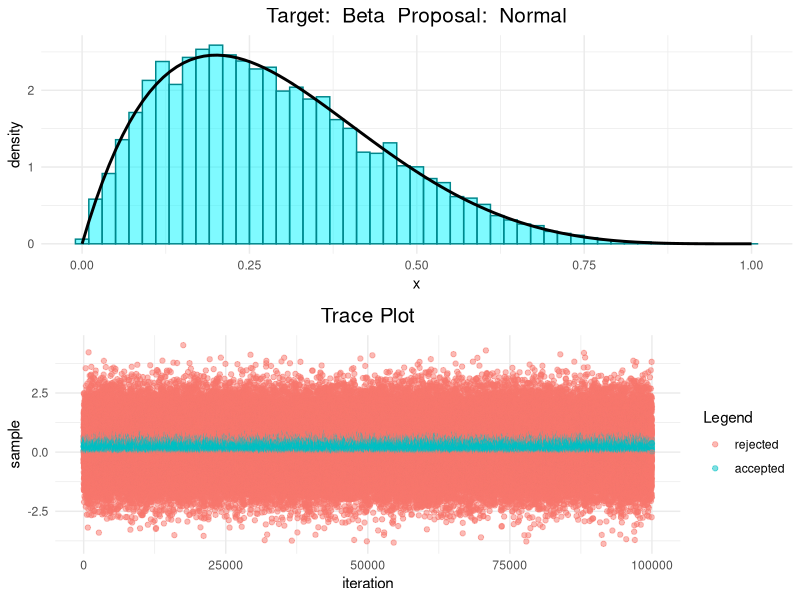
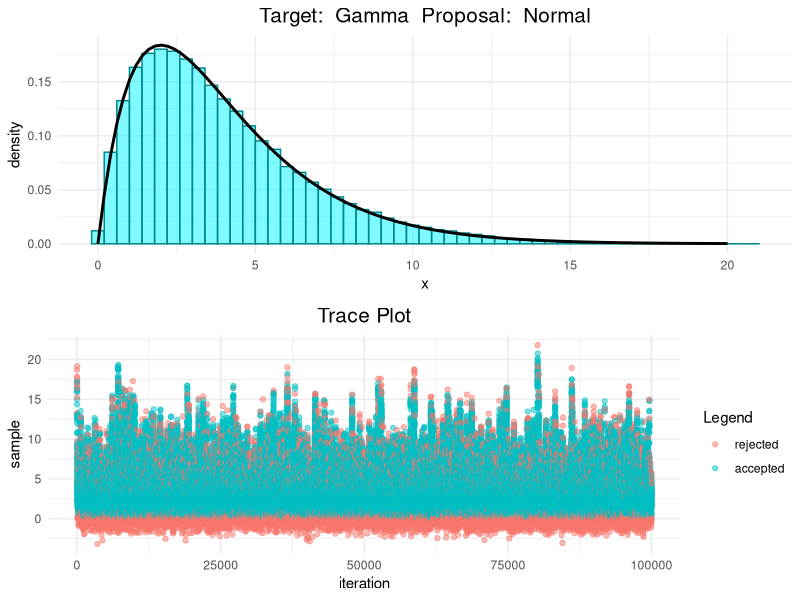
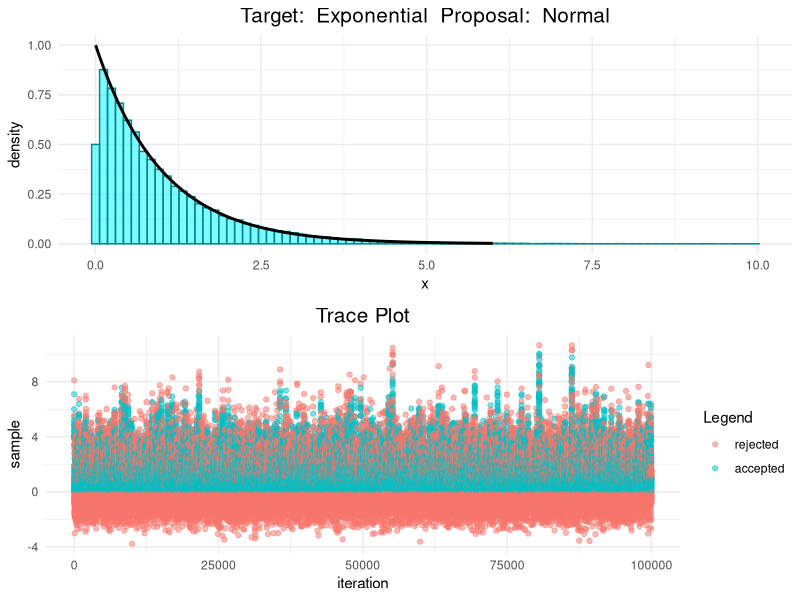
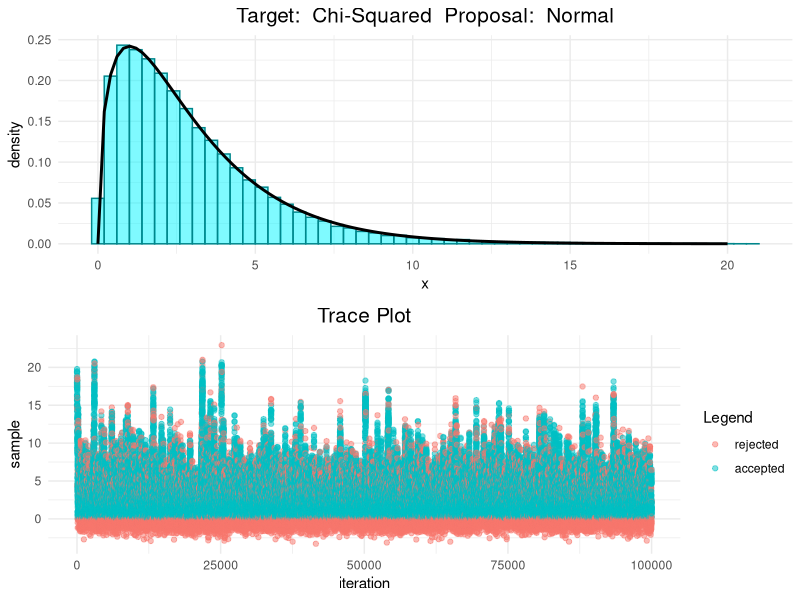
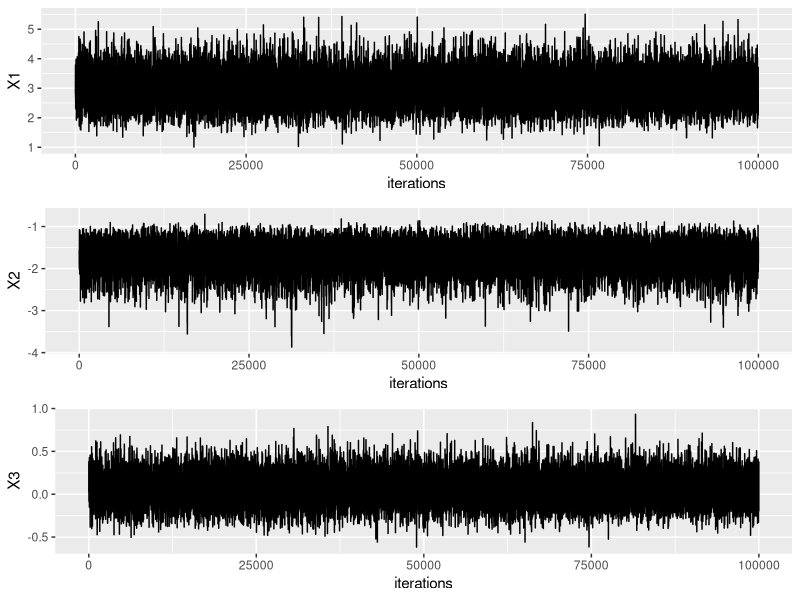
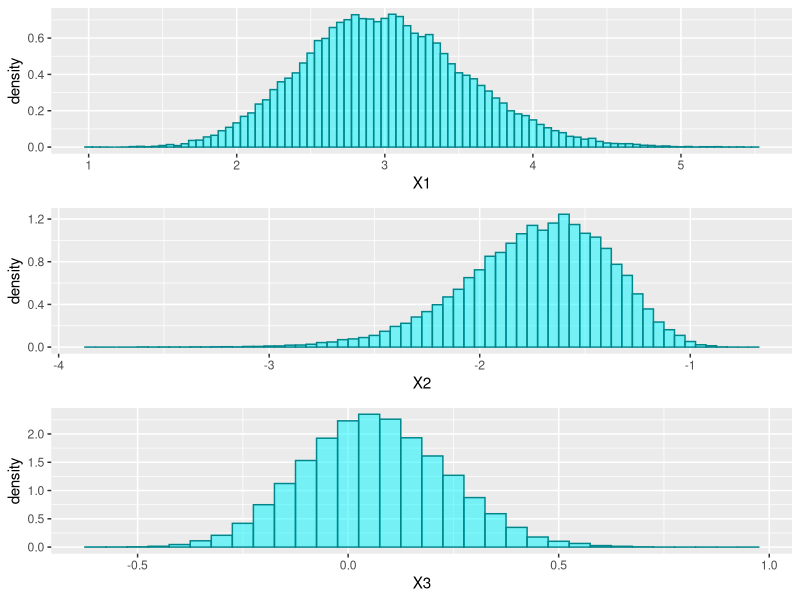
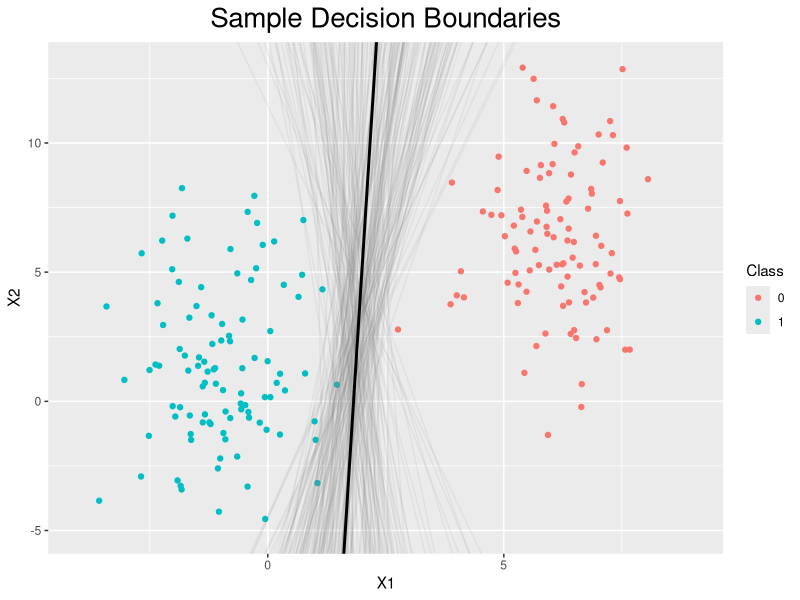

The R source for these figures, in order:
## ---- chunk 1
knitr::opts_chunk$set(echo = TRUE)
## ---- chunk 2
library(ggplot2)
library(tidyverse)
library(gridExtra)
library(MASS)
## ---- chunk 3
rwmh <- function(start, niter, proposal, target){
  # Store accepted, rejected and all samples
  accepted <- matrix(NA, nrow=niter, dimnames=list(NULL, "accepted"))
  rejected <- matrix(NA, nrow=niter, dimnames=list(NULL, "rejected"))
  samples  <- matrix(NA, nrow=niter)
  # Set first sample to start and sample uniform random numbers for efficiency
  z <- start
  accepted[1] <- z;    rejected[1] <- z;    samples[1] <- z
  u <- runif(niter)
  # Draw candidate, calculate acceptance prob for niter-1 times
  for (i in 2:niter){
    cand <- proposal$sample(z)
    prob <- min(1, target$density(cand)/target$density(z))
    if (u[i] <= prob) {accepted[i] <- cand;    z <- cand}
    else              {rejected[i] <- cand}
    samples[i] <- z
  }
  result <- list("samples"=samples, "accepted"=accepted, "rejected"=rejected,
                 "proposal"=proposal, "target"=target)
  return(result)
}
## ---- chunk 4
histogram_and_trace_plot <- function(out){
  # Create dataframe for target line plot and for samples histogram
  x_values  <- seq(from=out$target$range[1], to=out$target$range[2], length.out=100)
  lineplot  <- data.frame(x=x_values, y=out$target$density(x_values))
  histogram <- data.frame(x=out$samples)
  # Line plot + histogram
  bindwidth <- (out$target$range[2]-out$target$range[1]) / 50
  p <- ggplot() +
    geom_histogram(data=histogram, aes(x=x, stat(density)), binwidth = bindwidth, 
                   alpha=0.5, fill="turquoise1", color="turquoise4") +
    geom_line(data=lineplot, aes(x=x, y=y), size=1) + 
    ggtitle(paste("Target: ", out$target$name, " Proposal: ", out$proposal$name)) + 
    theme_minimal() + 
    theme(plot.title=element_text(hjust=0.5, size=15))
  # Trace plot color-coded by acceptance/rejection
  pair <- data.frame(cbind(out$accepted, out$rejected)) %>%
    transmute(sample    = coalesce(.$accepted, .$rejected), 
              flag      = as.factor((!is.na(.$accepted))), 
              iteration = row_number())
  q <- ggplot(data=pair) + 
    geom_point(aes(x=iteration, y=sample, color=flag), alpha=0.5) + 
    labs(color="Legend", size=15) + 
    scale_color_hue(labels=c("rejected", "accepted")) + 
    ggtitle("Trace Plot") + 
    theme_minimal() +
    theme(plot.title=element_text(hjust=0.5, size=15))
  grid.arrange(p, q, ncol=1)
}
## ---- chunk 5
# Targets
gamma_density <- function(x) dgamma(x, shape=2.0, scale=2.0)
beta_density <- function(x) dbeta(x, shape1=2.0, shape2=5.0)
chisq_density <- function(x) dchisq(x, df=3.0)
normal_density <- function(x) dnorm(x, mean=3)
# Proposals
normal_sample <- function(x) rnorm(1, mean=x)
beta_sample <- function(x) rbeta(1, shape1=2.0, shape2=5.0)
gamma_sample <- function(x) rgamma(1, shape=2.0, scale=2.0)
exponential_sample <- function(x) rexp(1)
# named lists
gamma <- list("density"=gamma_density, "sample"=gamma_sample, 
              "name"="Gamma", "range"=c(0.0, 20.0))
beta <- list("density"=beta_density, "sample"=beta_sample, 
             "name"="Beta", "range"=c(0.0, 1.0))
normal <- list("density"=normal_density, "sample"=normal_sample, "name"="Normal")
chisq <- list("density"=chisq_density, "sample"=NULL, 
              "name"="Chi-Squared", "range"=c(0.0, 20.0))
exponential <- list("density"=dexp, "sample"=exponential_sample, 
                    "name"="Exponential", "range"=c(0.0, 6.0))
## ---- chunk 6
histogram_and_trace_plot(rwmh(0.5, 100000, normal, beta))
## ---- chunk 7
histogram_and_trace_plot(rwmh(15, 100000, normal, gamma))
## ---- chunk 8
histogram_and_trace_plot(rwmh(6, 100000, normal, exponential))
## ---- chunk 9
histogram_and_trace_plot(rwmh(15, 100000, normal, chisq))
## ---- chunk 10
n1 <- 100
n2 <- 100
m1 <- c(6, 6)
m2 <- c(-1, 1)
s1 <- matrix(c(1, 0, 0, 10), nrow=2, ncol=2)
s2 <- matrix(c(1, 0, 0, 10), nrow=2, ncol=2)
generate_binary_data <- function(n1, n2, m1, s1, m2, s2){
  # x1, x2 and y for both classes (both 0,1 and -1,1 will be created for convenience)
  class1 <- mvrnorm(n1, m1, s1)
  class2 <- mvrnorm(n2, m2, s2)
  y      <- c(rep(0, n1), rep(1, n2))   # {0 , 1}
  y2     <- c(rep(-1, n1), rep(1, n2))  # {-1, 1}
  # Generate dataframe
  data <- data.frame(rbind(class1, class2), y, y2)
  return(data)
}
# Generate reproducible data
set.seed(123)
data <- generate_binary_data(n1, n2, m1, s1, m2, s2)
X <- data %>% dplyr::select(-y, -y2) %>% as.matrix
y <- data %>% dplyr::select(y) %>% as.matrix
# need to add another colum to x to account for the bias
X <- cbind(1, X)
## ---- chunk 11
rwmh_multivariate_log <- function(start, niter, logtarget, vcov, thinning, burnin){
    # Set current z to the initial point and calculate its log target to save computations
    z  <- start    # It's a column vector
    pz <- logtarget(start)
    # create vector deciding iterations where we record the samples
    store <- seq(from=(1+burnin), to=niter, by=thinning)
    # Generate matrix containing samples. Initialize with the starting value
    samples <- matrix(0, nrow=length(store), ncol=nrow(start))
    samples[1, ] <- start
    # Generate uniform random numbers in advance, to save computation. Take logarithm
    log_u <- log(runif(niter))
    # Proposal is a multivariate standard normal distribution. Generate samples and
    # later on use linearity property of Gaussian distribution
    vcov <- diag(nrow(start)) %*% vcov
    normal_shift <- mvrnorm(n=niter, mu=c(0,0,0), Sigma=vcov)
    for (i in 2:niter){
        # Sample a candidate
        candidate <- z + normal_shift[i, ]
        # calculate log target of candidate and store it in case it gets accepted
        p_candidate <- logtarget(candidate)
        # use decision rule explained in blog posts
        if (log_u[i] <= p_candidate - pz){
            # Accept!
            z  <- candidate
            pz <- p_candidate
        }
        # Finally add the sample to our matrix of samples
        if (i %in% store) samples[which(store==i), ] <- z
    }
    return(samples)
}
## ---- chunk 12
# Up to normalization constant
log_posterior_unnormalized <- function(beta){
    log_prior      <- -0.5*sum(beta^2)
    log_likelihood <- -sum(log(1 + exp((1 - 2*y) * (X %*% beta))))
    return(log_prior + log_likelihood)
}
# To start the algorithm more efficiently, start from MAP estimate
optim_results <- optim(c(0,0,0), 
                       function(x) - log_posterior_unnormalized(x), 
                       method="BFGS", hessian=TRUE)
start <- matrix(optim_results$par)
# Use inverse of approximate hessian matrix as vcov of normal proposal
vcov  <- solve(optim_results$hessian)
# Run algorithm without burnin, with no thinning
niter <- 100000
thinning <- 1
burnin <- 0
samples <- rwmh_multivariate_log(start, niter, log_posterior_unnormalized, 
                                 vcov, thinning, burnin)
## ---- chunk 13
samplesdf <- data.frame(samples) %>% mutate(iterations=row_number())
trace1 <- ggplot(data=samplesdf, aes(x=iterations, y=X1)) + geom_line()
trace2 <- ggplot(data=samplesdf, aes(x=iterations, y=X2)) + geom_line()
trace3 <- ggplot(data=samplesdf, aes(x=iterations, y=X3)) + geom_line()
grid.arrange(trace1, trace2, trace3, ncol=1)
## ---- chunk 14
hist1 <- ggplot(data=samplesdf, aes(x=X1, stat(density))) + 
  geom_histogram(binwidth=0.05, alpha=0.5, fill="turquoise1", color="turquoise4")
hist2 <- ggplot(data=samplesdf, aes(x=X2, stat(density))) + 
  geom_histogram(binwidth=0.05, alpha=0.5, fill="turquoise1", color="turquoise4")
hist3 <- ggplot(data=samplesdf, aes(x=X3, stat(density))) + 
  geom_histogram(binwidth=0.05, alpha=0.5, fill="turquoise1", color="turquoise4")
grid.arrange(hist1, hist2, hist3, ncol=1)
## ---- chunk 15
# Select only some samples
samples_to_select <- 200
samples_subset <- samples[sample(1:nrow(samples), samples_to_select), ]
# Calculate slope and intercept for those samples. Then calculate x2 from x1
linecoefs <- cbind(- samples_subset[, 2] / samples_subset[, 3], 
                   - samples_subset[, 1] / samples_subset[, 3])
x2_vals <- apply(linecoefs, 1, function(row) X[, 2]*row[1] + row[2])
# Store x2 values together with x1 values from X. Then melt to plot all lines 
dfsample_lines <- data.frame(x1=X[, 2], x2_vals) %>% 
  gather("key", "value", -x1)
# Create dataframe containing values for the MAP line
dfmap <- data.frame(x1=X[, 2], 
                    y=(-start[2, ]/start[3, ])*X[, 2] + (-start[1, ]/start[3, ]))
ggplot() +
  geom_point(data=data, aes(x=X1, y=X2, color=as_factor(y))) +    # Dataset scatter plot
  coord_cartesian(xlim=c(-4, 9), ylim=c(-5, 13)) + 
  geom_line(data=dfsample_lines, aes(x=x1, y=value, group=key), 
            alpha=0.1, color="grey50") +                          # Sample Lines
  geom_line(data=dfmap, aes(x=x1, y=y), color="black", size=1) +  # MAP line
  labs(color="Class", title="Sample Decision Boundaries") + 
  theme(plot.title=element_text(hjust=0.5, size=20))
